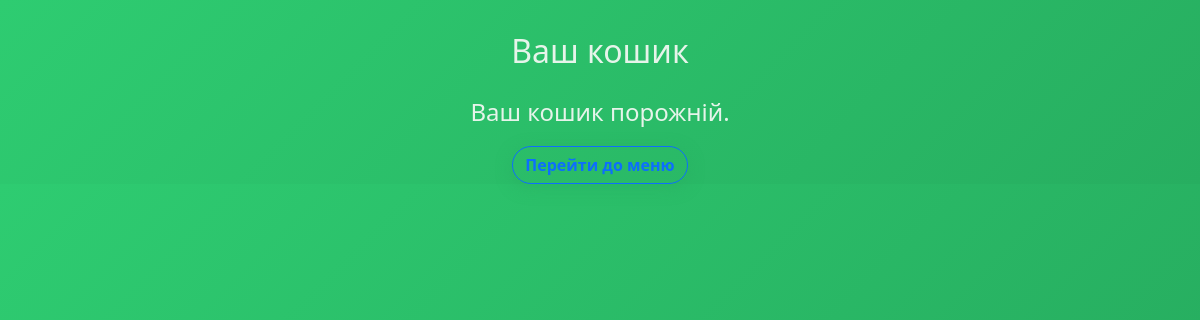
The app's page /cart/ (signed in), older data.
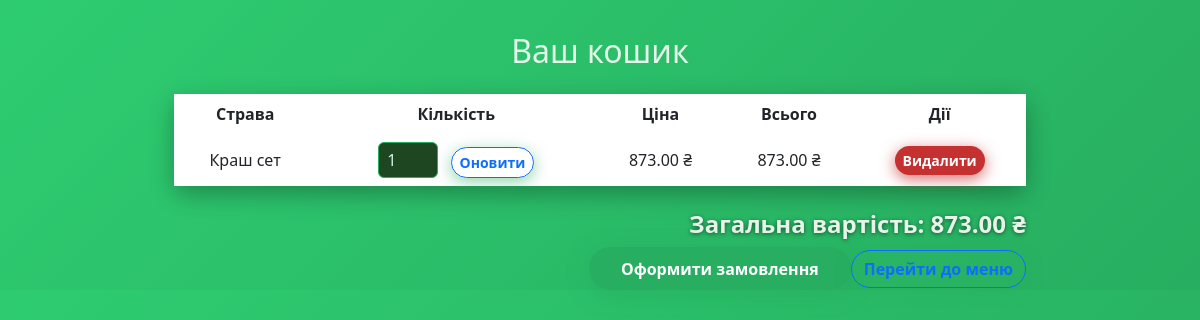
The same page, newer data.
### main/models.py (models this page shows, shortened)
class CartItem(models.Model):
    user = models.ForeignKey(settings.AUTH_USER_MODEL, on_delete=models.CASCADE)
    dish = models.ForeignKey(Dish, on_delete=models.CASCADE)
    quantity = models.PositiveIntegerField(default=1)
    def get_total_price(self):
        return self.dish.price * self.quantity

class Dish(models.Model):
    CATEGORY_CHOICES = [
        ('Сети', 'Сети'),
        ('Роли', 'Роли'),
        ('Супи', 'Супи'),
        ('Напої', 'Напої'),
        ('Десерти', 'Десерти'),
    ]
    name = models.CharField(max_length=100)
    description = models.TextField()
    price = models.DecimalField(max_digits=6, decimal_places=2)
    image = models.ImageField(upload_to='dishes/', default='default.jpg')
    is_popular = models.BooleanField(default=False)
    category = models.CharField(max_length=50, choices=CATEGORY_CHOICES, default='Сети')

### main/views.py (the view)
# urls.py: path('cart/', views.cart_view, name='cart'),
@login_required
def cart_view(request):
    cart_items = CartItem.objects.filter(user=request.user)
    total = sum(item.get_total_price() for item in cart_items)
    return render(request, 'cart.html', {'cart_items': cart_items, 'total': total})

### main/templates/cart.html (shortened to what this page needs)
{% extends 'base.html' %}
{% block content %}
<div class="container">
    <h2 class="mb-4 text-center">Ваш кошик</h2>
    {% if cart_items %}
    <table class="table table-borderless text-center align-middle">
        <thead>
            <tr>
                <th>Страва</th>
                <th>Кількість</th>
                <th>Ціна</th>
                <th>Всього</th>
                <th>Дії</th>
            </tr>
        </thead>
        <tbody>
            {% for item in cart_items %}
            <tr>
                <td>{{ item.dish.name }}</td>
                <td>
                    <form method="post" action="{% url 'update_cart_quantity' item.id %}">
                        <input type="number" name="quantity" value="{{ item.quantity }}" min="1" />
                        <button type="submit" class="btn btn-sm btn-outline-primary ms-2">Оновити</button>
                    </form>
                </td>
                <td>{{ item.dish.price }} ₴</td>
                <td>{{ item.get_total_price }} ₴</td>
                <td>
                    <a href="{% url 'remove_from_cart' item.id %}" class="btn btn-sm btn-danger">Видалити</a>
                </td>
            </tr>
            {% endfor %}
        </tbody>
    </table>
    <h4 class="text-end">Загальна вартість: {{ total }} ₴</h4>
    <div class="text-end">
      <a href="{% url 'checkout' %}" class="btn btn-primary">Оформити замовлення</a><a href="{% url 'menu' %}" class="btn btn-outline-primary">Перейти до меню</a>
    </div>
    {% else %}
      <p class="text-center fs-4">Ваш кошик порожній.</p>
      <div class="text-center mt-3">
        <a href="{% url 'menu' %}" class="btn btn-outline-primary">Перейти до меню</a>
      </div>
    {% endif %}
</div>
{% endblock %}

Row changes from the older to the newer data that the page shows:
added CartItem: dish.name "Краш сет", quantity "1", dish.price "873.00", get_total_price "873.00"
Text that changed along with them:
{{ total }}: (not shown) → "873.00"
text no longer shown: "Ваш кошик порожній."
text now shown: "Страва Кількість Ціна Всього Дії Загальна вартість: ₴ Оформити замовлення"
